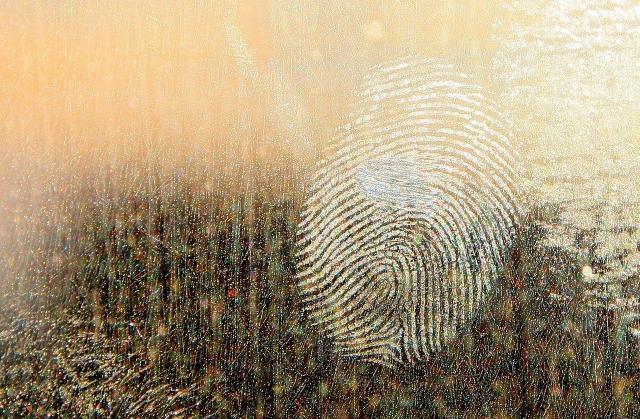
#> input picture labs/lab1/glass.png, 1280 x 838 px (shown at 1/2 size)
$ jupyter execute --allow-errors Lab1.ipynb
#> lines starting #> are read from the running program, lines starting #| are printed output that depends on the picture
## Fingerprint enhancement and minutia extraction

In this lab, we will dive into convolution, image filtering, gradients and keypoints using a fingerprint detection example. The standard fingerprint recognition process relies on a basic process: capture a clear image of a fingerprint, enhance it to clearly show ridges (fingerprint lines) and binarise (threshold to binary image), then detect minutia (fingerprint line intersections or end-points of ridges). The pattern formed by these minutia is unique, and can be used for fingerprint matching and recognition.

The accompanying images show a poor quality image of a fingerprint, taken from a foggy glass surface and a kettle. Fingerprint recognition from sources like these is called latent fingerprinting, but more challenging because we can't control the conditions the fingerprint is taken under. As part of the lab, we will losely follow the steps in this paper,

> Hong, L., Wan, Y., and Jain, A. K. Fingerprint image enhancement: Algorithm and performance evaluation. IEEE Transactions on Pattern Analysis and Machine Intelligence 20, 8 (1998), 777 789.

to improve the image quality. The basic steps outlined in this paper are, compute average gradient orientation in blocks in image. Use this gradient orientation to select Gabor filters to enhance ridges. Tune the frequency of the gabor filters to get a good response. Filter the image with these filters and combine repsonses to return an enhanced image.

For your implementation of this, you are required to:

1. Load the image using opencv, convert it to grey scale, and crop to the region with the fingerprint.
2. Use the opencv `cv2.equalizeHist` function to improve image contrast.
3. Implement a convolution function called `my_conv` that takes in an image, a kernel or filter, and a stride, and returns the filtered image response. Your convolution function does not need to flip the kernel or perform padding. You may use the opencv conv2d function for filtering below instead, but this function won't be able to perform strided convolutions (needed below).
4. Compute the orientation of the gradient at each pixel in the image using Sobel filtering `cv2.Sobel` (see steps below).
      * First blur the image using a Gaussian kernel with a stride of 1 `cv2.GaussianBlur`.
      * Compute the horizontal and vertical Sobel derivatives respectively. Use matplotlib to show the output images.
      * Compute the gradient orientation using `atan2(Gy,Gx)`. Use matplotlib to show the output images, selecting a suitable colormap to make it easier to visualise.
      * Repeat the process above, using different size kernels and standard deviations. Choose a kernel size and standard deviation that helps pick up the gradient for the ridge lines and briefly motivate why you chose this.
5. Design a convolutional kernel to divide the image into d x d pixel image patches and compute the average gradient orientation in each. Hint, use the stride parameter together with the averaging filter describe in the lecture videos to do this. Use `numpy.histogram` functions to compute a histogram of the orientations in this response image using k orientation bins. Use matplotlib to plot the histogram. You will need to come up with good choices for the numbers k and d.
6. Use the gabor filter code provided to generate gabor filters for each of the orientations identified by the histogram above. Filter the image using these, and use matplotlib to show both the output images and filters.
7. Combine all the filtered responses into a single image, by taking the maximum response at each pixel. Threshold the image to leave only those pixels greater than some threshold value. Plot the final enhanced image and try to tune the threshold value to result in the clearest fingerprint. Compare with (by plotting alongside) an approach that thresholds the original image only.
8. Use a suitable corner detector in opencv to detect minutia (corners) in the thresholded image. Show the corners using matplotlib, and compare with corners detected directly on the original image.
9. Tune the hyperparameters (kernel size, thresholds, kernel parameters etc.) to try to get the best possible fingerprint and minutia. Try the same approach using the second image provided. Save the two best quality minutia images using the opencv `cv2.imwrite` function. Load both these images and use matplotlib to show the final results.
10. Write a brief report (max 600 words) discussing which parameters affect the fingerprint quality the most, and explaining the contribution of each step above. Explain your resoning by referencing the intermediate result figures you generated. Think about the image content and justify your choices of kernel sizes, standard deviations, frequencies, bin counts etc. Did the same parameters work for both images, explain why/ why not? What are some of the limitations of the approach above?

### Academic integrity

Every lab submission will be screened for any collusion and/or plagiarism. Breaches of academic integrity will be investigated thoroughly and may result in a zero for the assessment along with interviews with the plagiarism officers at Monash University.

### Late submissions

The default late submission university penalty will apply.

### Lab Instructions and the Use of Generative AI

You may not use any built-in opencv functions for this lab, other than those used for loading/ saving an image, extracting and matching keypoints, and
computing homographies.
* You may use NumPy for array handling, and vectorizing your code (reducing
the number of for-loops) is encouraged.
* You should use Matplotlib to display images and any intermediate results.
* You may use generative AI.

### Grading
Each lab is worth 8%, and there are a number of sections and tasks with their own weighting. A task is only considered complete if you can demonstrate a working program and show an understanding of the underlying concepts. Note that later tasks should reuse code from earlier tasks.

You will be marked based on:
* The degree to which you successfully followed the steps above and correctly implemented these.
* The quality of the fingerprint enhancement and minutia detection you finally obtained.
* The quality of your discussion and interpretation of the effects of the steps above and the choice of hyperparameters. Based on the minutia detected, comment on whether you think this method would work to recognise a fingerprint.

You may use generative AI/ coding assistance and built in opencv, matplotlib or numpy functions in this lab.

[cell 1]
import numpy as np
from numpy.lib.stride_tricks import as_strided
import cv2 as cv
from matplotlib import pyplot as plt

### Step 1: Load your image, convert to grey scale, crop and display it using matplotlib

[cell 2]
img = cv.imread("glass.png")
#> img is the input picture: shape (838, 1280, 3); mean B, G, R 120.9, 150.4, 167.7
img_rgb = img[..., ::-1]

grey = np.dot(img_rgb[..., :3], [.2989, .5870, .1140])
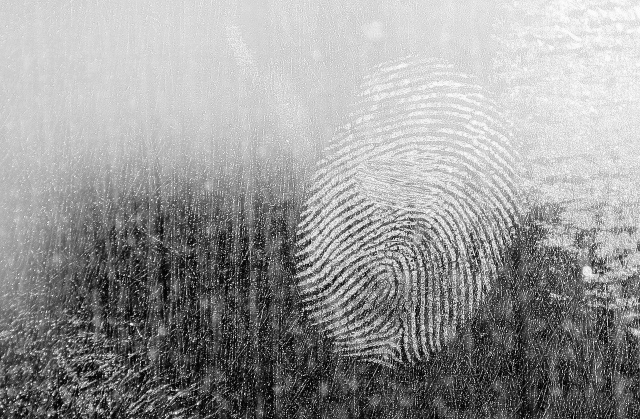
#> grey: shape (838, 1280) float64 (shown at 1/2 size); min 0, max 255, mean 152.2
grey_uint8 = grey.astype(np.uint8)
cropped = grey_uint8[50:760, 550:1100]
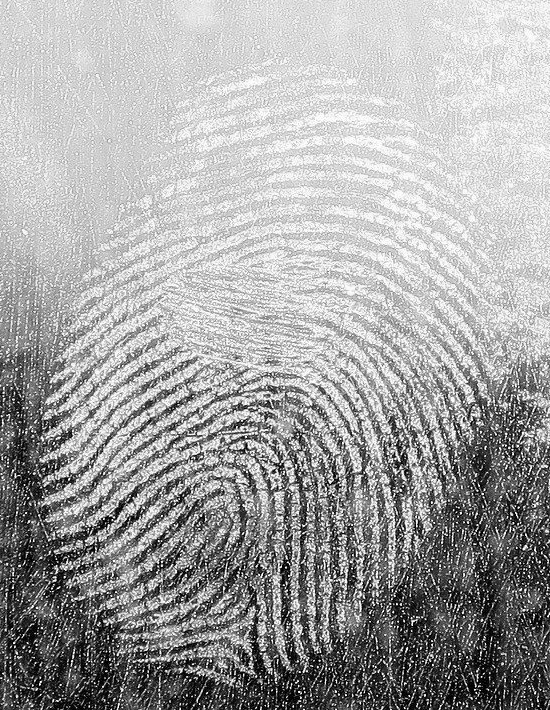
#> cropped: shape (710, 550); min 0, max 254, mean 163

plt.imshow(cropped, cmap="gray")
plt.show()

### Step 2: Perform histogram equalisation and show the result using matplotlib

[cell 3]
contrasted = cv.equalizeHist(cropped)
plt.imshow(contrasted, cmap="gray")
plt.show()

### Step 3: Write your own strided convolution

[cell 4]
def my_conv(image, kernel, stride=1):
    H, W = image.shape
    kH, kW = kernel.shape

    out_H = (H - kH) // stride + 1
    out_W = (W - kW) // stride + 1

    output = np.zeros((out_H, out_W))

    for i in range(out_H):
        for j in range(out_W):
            # Top-left corner of the current patch
            y = i * stride
            x = j * stride

            # Extract the patch the kernel sits over
            patch = image[y:y+kH, x:x+kW]

            # Element-wise multiply and sum = one output pixel
            output[i, j] = np.sum(patch * kernel)

    return output

#### Step 4: Compute the orientation of the gradient at each pixel in the image using Sobel filtering

4. Compute the orientation of the gradient at each pixel in the image using Sobel filtering `cv2.Sobel` (see steps below).
      * First blur the image using a Gaussian kernel with a stride of 1 `cv2.GaussianBlur`.
      * Compute the horizontal and vertical Sobel derivatives respectively. Use matplotlib to show the output images.
      * Compute the gradient orientation using `atan2(Gy,Gx)`. Use matplotlib to show the output images, selecting a suitable colormap to make it easier to visualise.
      * Repeat the process above, using different size kernels and standard deviations. Choose a kernel size and standard deviation that helps pick up the gradient for the ridge lines and briefly motivate why you chose this.

[cell 5]
# Blur the image with a gaussian kernel with stride of 1
blurred = cv.GaussianBlur(contrasted, ksize=(5,5), sigmaX=1.0)
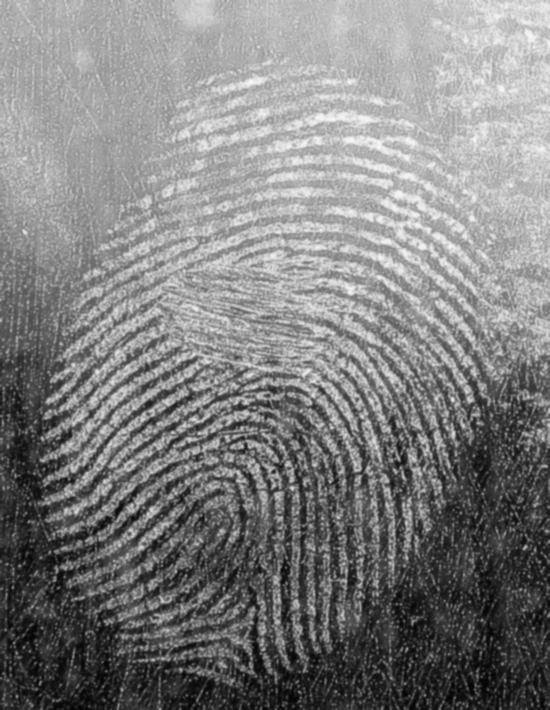
#> blurred: shape (710, 550); min 2, max 248, mean 128

# Horizontal and vertical derivatives
Gx = cv.Sobel(blurred, ddepth=cv.CV_64F, dx=1, dy=0, ksize=3)
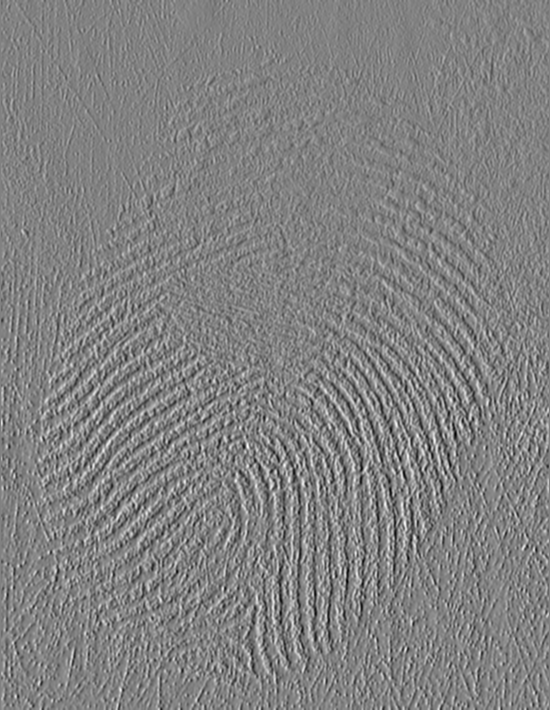
#> Gx: shape (710, 550) float64; min -505, max 488, mean 0.5; drawn with min black and max white
Gy = cv.Sobel(blurred, ddepth=cv.CV_64F, dx=0, dy=1, ksize=3)
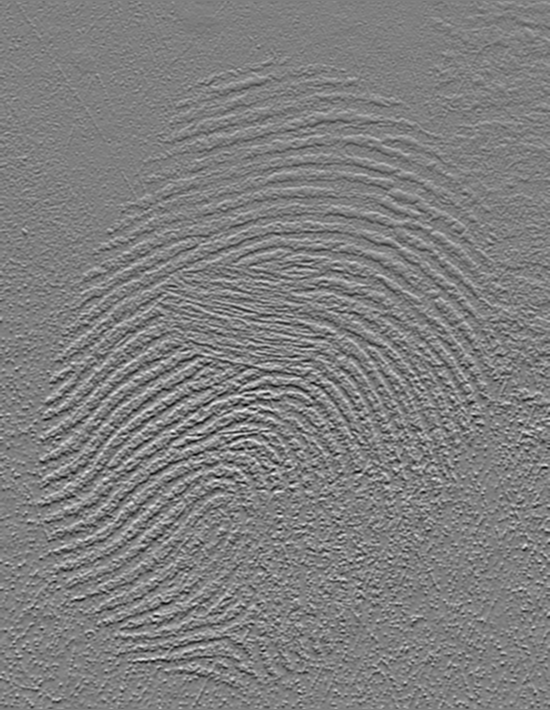
#> Gy: shape (710, 550) float64; min -462, max 459, mean -1.7; drawn with min black and max white

fig, axes = plt.subplots(1, 2, figsize=(12, 5))
axes[0].imshow(Gx, cmap="gray")
axes[0].set_title("Horizontal Sobel (Gx)")
axes[0].axis("off")

axes[1].imshow(Gy, cmap="gray")
axes[1].set_title("Vertical Sobel (Gy)")
axes[1].axis("off")

plt.tight_layout()
plt.show()

# Gradient orietation
orientation = np.atan2(Gy, Gx)
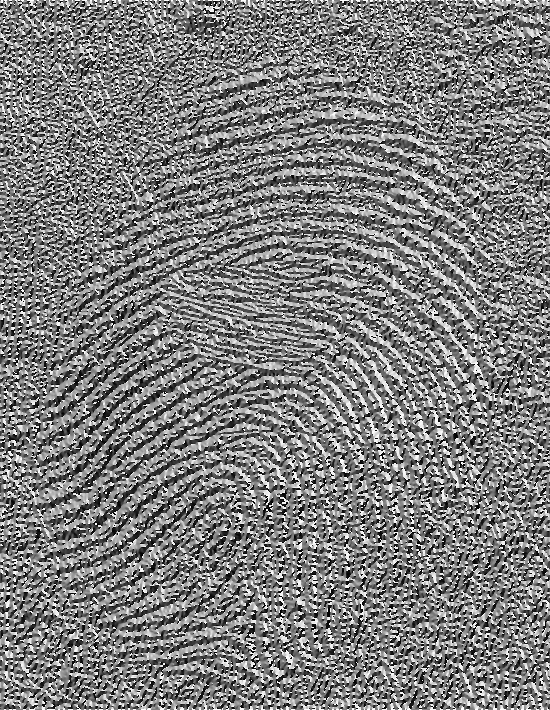
#> orientation: shape (710, 550) float64; min -3.14, max 3.14, mean -0.0361; drawn with min black and max white
plt.figure(figsize=(6, 5))
plt.imshow(orientation, cmap="hsv")   # hsv wraps around, great for angles
plt.colorbar(label="Orientation (radians)")
plt.title("Gradient Orientation")
plt.axis("off")
plt.show()
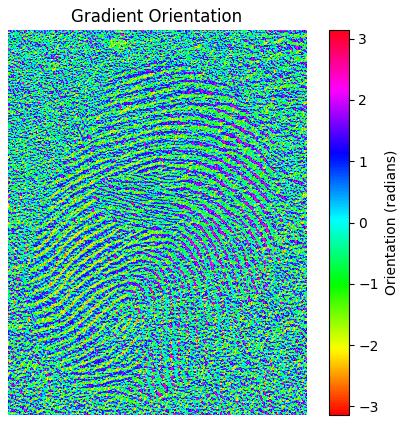
#> figure drawn by matplotlib, 2 panels

#### Step 5: Compute the average orientation in image blocks and plot a histogram of the orientations

5. Design a convolutional kernel to divide the image into d x d pixel image patches and compute the average gradient orientation in each. Hint, use the stride parameter together with the averaging filter describe in the lecture videos to do this. Use `numpy.histogram` functions to compute a histogram of the orientations in this response image using k orientation bins. Use matplotlib to plot the histogram. You will need to come up with good choices for the numbers k and d.

[cell 6]
# --- Parameters to tune ---
d = 3   # patch size
k = 8    # orientation bins

# Averaging kernel (d x d)
avg_kernel = np.ones((d, d)) / (d * d)

# Convolve orientation map with averaging kernel, stride=d
avg_orientation = my_conv(orientation, avg_kernel, stride=d)
#> after the loop in my_conv, `for i in range(out_H):`:
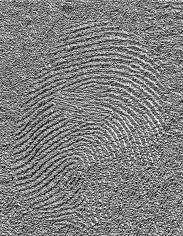
#> output: shape (236, 183) float64; min -3.04, max 2.97, mean -0.0384; drawn with min black and max white

# --- Step 3: Display the patch response image ---
plt.figure(figsize=(6, 5))
plt.imshow(avg_orientation, cmap="hsv")
plt.colorbar(label="Avg Orientation (radians)")
plt.title(f"Average Gradient Orientation ({d}x{d} patches)")
plt.axis("off")
plt.show()
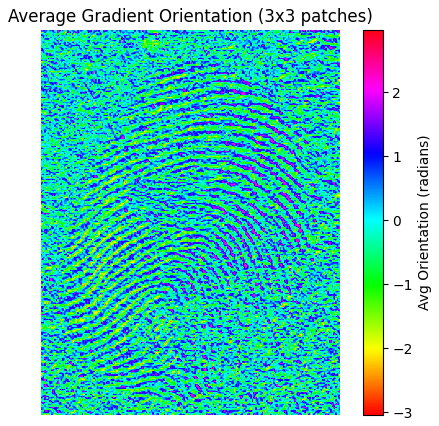
#> figure drawn by matplotlib, 2 panels

# Histogram of orientations
hist, bin_edges = np.histogram(avg_orientation.ravel(), bins=k, range=(-np.pi, np.pi))
#> hist = [344, 3345, 6984, 11550, 11198, 6684, 2728, 355]; bin_edges = [-3.14, -2.36, -1.57, -0.785, 0, 0.785, 1.57, 2.36, 3.14]

# Bin centres for x-axis labels
bin_centres = (bin_edges[:-1] + bin_edges[1:]) / 2
#> bin_centres = [-2.75, -1.96, -1.18, -0.393, 0.393, 1.18, 1.96, 2.75]

plt.figure(figsize=(8, 4))
plt.bar(bin_centres, hist, width=(2 * np.pi / k), edgecolor="black")
plt.xlabel("Orientation (radians)")
plt.ylabel("Count")
plt.title(f"Histogram of Average Gradient Orientations (k={k} bins, d={d})")
plt.xticks(
    [-np.pi, -np.pi/2, 0, np.pi/2, np.pi],
    ["-π", "-π/2", "0", "π/2", "π"]
)
plt.tight_layout()
plt.show()
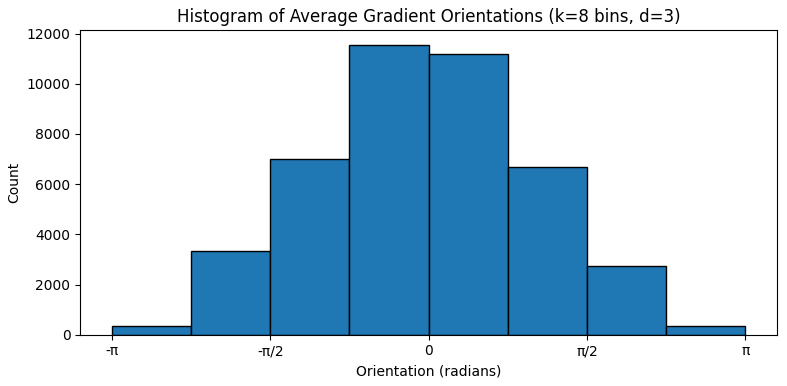
#> figure drawn by matplotlib, 1 panel; tallest bar 11550 high, from x = -0.785 to 0

$ run again, with labs/lab1/reddit.jpeg saved as labs/lab1/glass.png
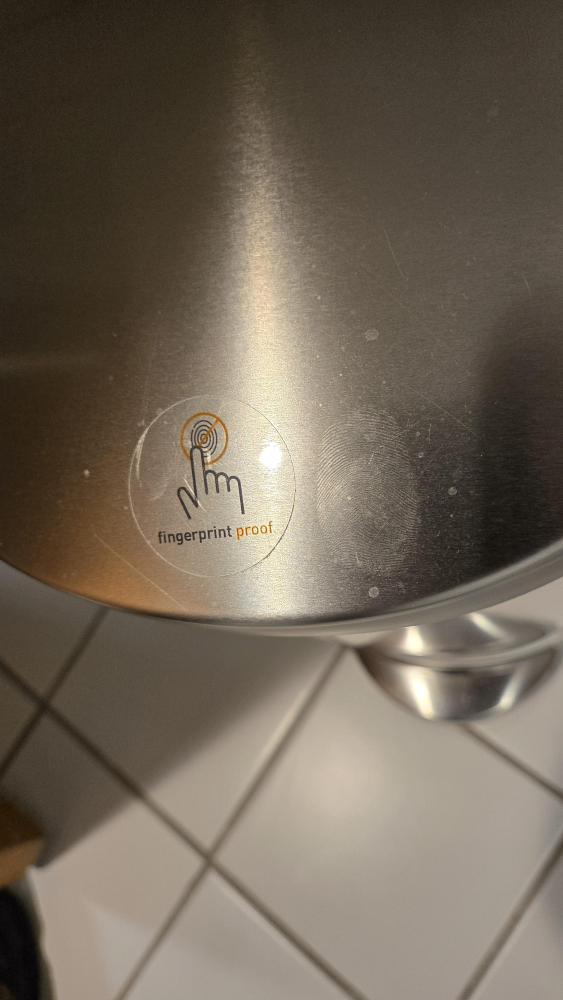
#> input picture labs/lab1/reddit.jpeg, 2252 x 4000 px (shown at 1/4 size)
#> img is the input picture: shape (4000, 2252, 3); mean B, G, R 87.4, 101.3, 112.2
#> after the loop in my_conv, `for i in range(out_H):`:
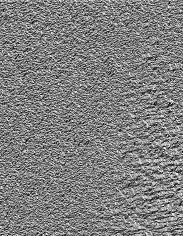
#> output: shape (236, 183) float64; min -2.88, max 2.95, mean 0.0418; drawn with min black and max white
#> hist = [224, 2836, 6525, 11202, 11721, 7361, 3049, 270]; bin_edges = [-3.14, -2.36, -1.57, -0.785, 0, 0.785, 1.57, 2.36, 3.14]
#> bin_centres = [-2.75, -1.96, -1.18, -0.393, 0.393, 1.18, 1.96, 2.75]
#> `plt.show()`:
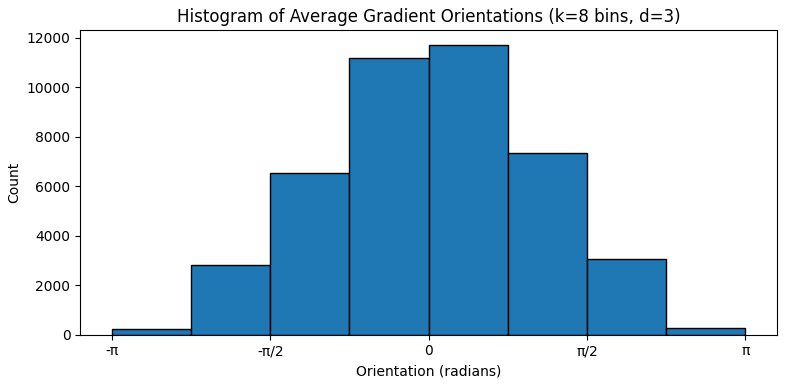
#> figure drawn by matplotlib, 1 panel; tallest bar 11721 high, from x = 0 to 0.785
